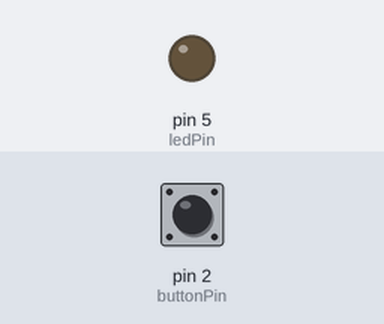
This sketch was run on a simulated Arduino Uno, built with avr-gcc and run on an emulated ATmega328P. Shown: output pins drawn as LEDs (lit = HIGH). The test bench sets the inputs (shaded band); at power-on: pin 2 (buttonPin) LOW. What the sketch prints to the serial monitor is not drawn.

Above: at 1.2 s.
1.3 s: pin 2 (buttonPin) pulled HIGH for 0.15 s
At 1.38 s:
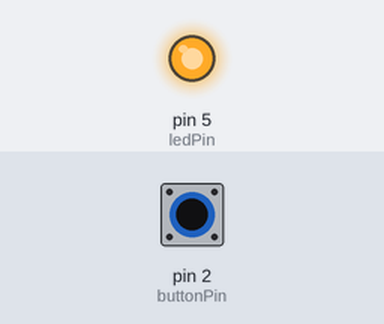
2.9 s: pin 2 (buttonPin) pulled HIGH for 3.2 s
At 6.9 s:
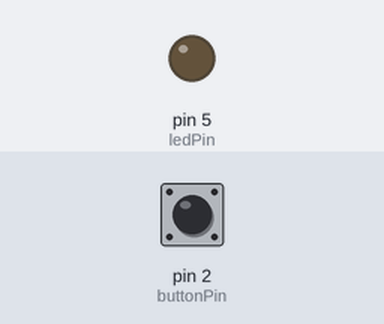
Timing chart, 0 to 8.4 s (numbered marks = the images above; inputs shaded):
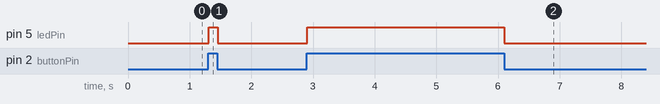

The sketch:

03_dynamischer_blinker_mit_ultraschallsensor.ino
```cpp
const int buttonPin = 2;      // Trig-Pin des HC-SR04
const int ledPin = 5;       // LED an Pin 5 (PWM-Pin)


void setup() {
    Serial.begin(9600);
    pinMode(ledPin, OUTPUT);
}

void loop() {
    int state = digitalRead(buttonPin);
    Serial.println(state);
    if (state == HIGH) {
    digitalWrite(ledPin, HIGH);
    } else {
    digitalWrite(ledPin, LOW);
    }

}
```

Measured:
- after the input at 1.3 s, pin 5 (ledPin): LOW → HIGH at once, → LOW 0.15 s later
- after the input at 2.9 s, pin 5 (ledPin): LOW → HIGH at once, → LOW 3.2 s later
